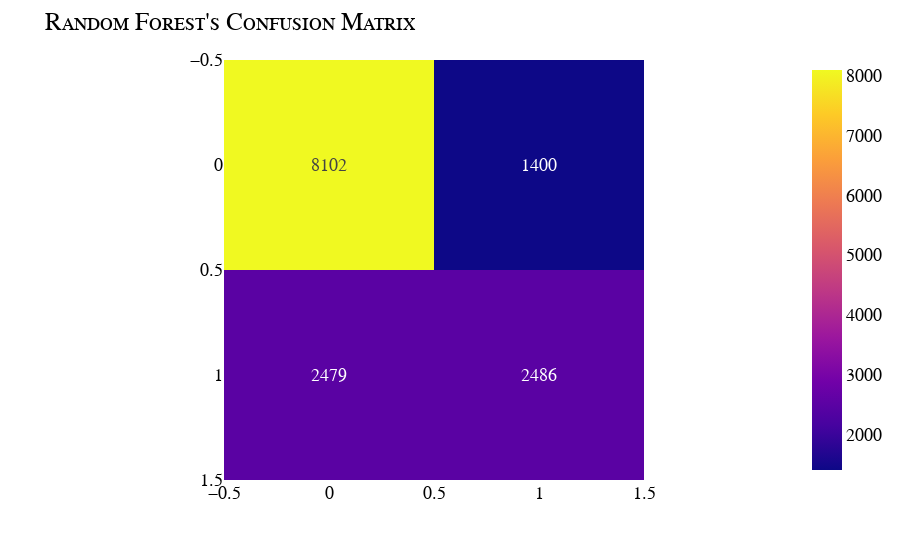

Source (notebook cell):
### Code cell
preds = rf.predict(X_test)
accuracy = rf.score(X_test, y_test)

print(f"Accuracy: {accuracy*100:.2f}")
print("\nClassification report")
print(classification_report(y_test, preds))

cm = confusion_matrix(y_test, preds)
fig = px.imshow(cm, text_auto=True).update_layout(title={"text": "Random Forest's Confusion Matrix"}, font=my_font).show()

### Figure 1 — Plotly figure (JSON) as saved in the notebook; plotly's stock layout.template omitted (floating-point values rounded to 4 significant figures)
{"data": [{"coloraxis": "coloraxis", "hovertemplate": "x: %{x}<br>y: %{y}<br>color: %{z}<extra></extra>", "name": "0", "texttemplate": "%{z}", "type": "heatmap", "xaxis": "x", "yaxis": "y", "z": [[8102, 1400], [2479, 2486]]}], "layout": {"coloraxis": {"colorscale": [[0, "#0d0887"], [0.1111, "#46039f"], [0.2222, "#7201a8"], [0.3333, "#9c179e"], [0.4444, "#bd3786"], [0.5556, "#d8576b"], [0.6667, "#ed7953"], [0.7778, "#fb9f3a"], [0.8889, "#fdca26"], [1, "#f0f921"]]}, "font": {"color": "Black", "family": "Courier New, monospace", "size": 18, "variant": "small-caps"}, "margin": {"t": 60}, "title": {"text": "Random Forest's Confusion Matrix"}, "xaxis": {"anchor": "y", "constrain": "domain", "domain": [0, 1], "scaleanchor": "y"}, "yaxis": {"anchor": "x", "autorange": "reversed", "constrain": "domain", "domain": [0, 1]}}}
